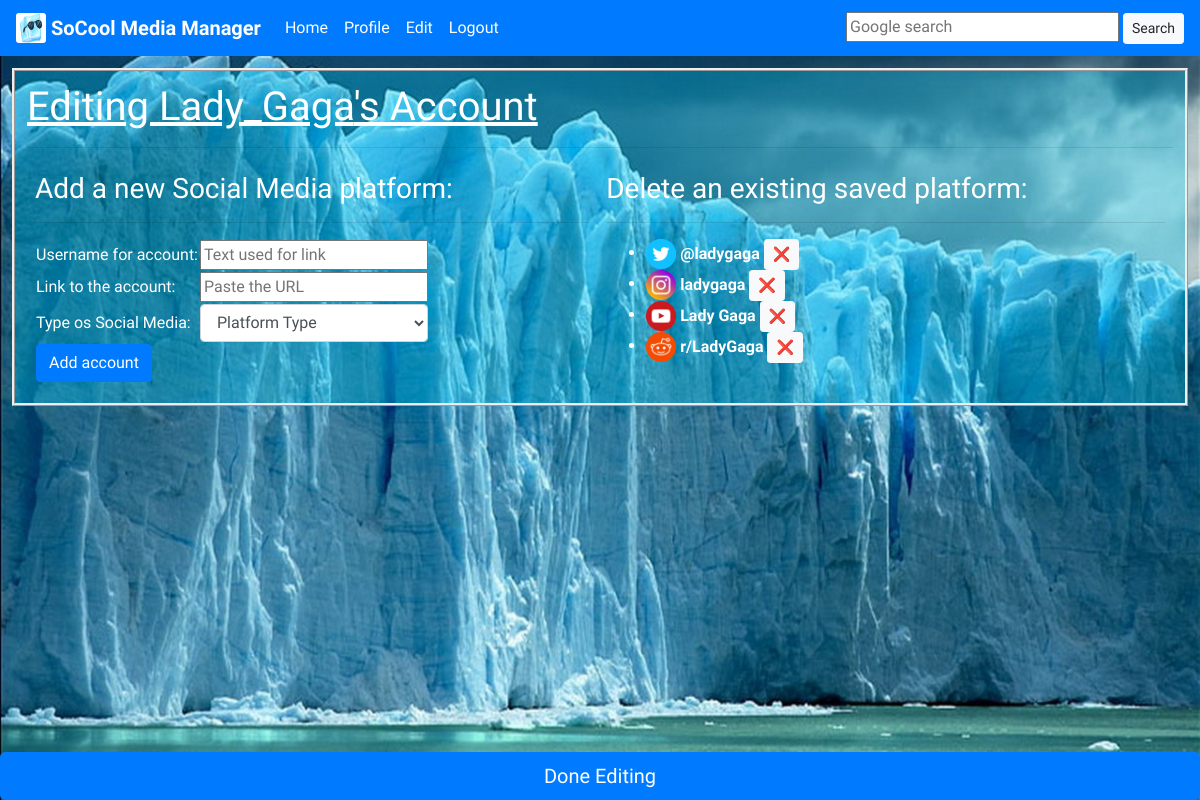
The page /edit/ (signed in) on the database its author committed.
### socoolMediaManager/models.py (models this page shows, shortened)
class Platform(models.Model):
    username = models.CharField(max_length=200)
    link = models.CharField(max_length=500)
    platform_type = models.ForeignKey(PlatformType, on_delete=models.PROTECT)
    user = models.ForeignKey(User, on_delete=models.PROTECT)

class PlatformType(models.Model):
    name = models.CharField(max_length=200)
    icon = models.ImageField()

### socoolMediaManager/views.py (the view)
# urls.py: path('edit/', views.edit, name='edit'),
@login_required
def edit(request):
    platforms = request.user.platform_set.all()
    platform_types = PlatformType.objects.all()
    return render(request, 'socoolMediaManager/edit.html', {'platforms': platforms, 'platform_types': platform_types})

### socoolMediaManager/templates/socoolMediaManager/edit.html (shortened to what this page needs)
{% extends 'socoolMediaManager/base.html' %}
{% block content %}
    <div id="main_div">
        <h1>Editing {{user.username}}'s Account</h1>
        <hr>
        <div class="d-flex align-content-start flex-wrap">
            <div class="p-2 flex-fill bd-highlight">
              <h3>Add a new Social Media platform:</h3>
              <hr>
              <form action="{% url 'socoolMediaManager:addPlatform' %}" method="post">
                  <table>
                      <tr>
                          <td>Username for account:</td>
                          <td><input type="text" name="username_input" placeholder="Text used for link"/></td>
                      </tr>
                      <tr>
                          <td>Link to the account:</td>
                          <td><input type="text" name="link_input" placeholder="Paste the URL"></td>
                      </tr>
                      <tr>
                          <td>
                              Type os Social Media:
                          </td>
                          <td>
                              <select class="form-control" name="platform_type_id">
                                <option value="" selected disabled hidden>Platform Type</option>
                              </select>
                          </td>
                      </tr>
                      <tr>
                          <td><button class="btn btn-primary" type="submit">Add account</button></td>
                      </tr>
                  </table>
              </form>
          </div>
          <div class="p-2 flex-fill bd-highlight">
            <h3>Delete an existing saved platform:</h3>
            <hr>
            <ul>
                {% for platform in platforms %}
                <li>
                    <form action="{% url 'socoolMediaManager:deletePlatform' %}" method="post">
                        <img src="{{platform.platform_type.icon.url}}" height="30px"/>
                        <b><font color="white">{{platform.username}}</font></b>
                        <button class="btn btn-light btn-sm" type="submit">❌</button>
                    </form>
                </li>
                {% endfor %}
            </ul>
          </div>
        </div>
    </div>
    <footer>
        <a class="btn btn-primary btn-lg btn-block" href="{% url 'socoolMediaManager:profile' %}" role="button">Done Editing</a>
    </footer>
{% endblock %}

### socoolMediaManager/static/socoolMediaManager/style.css (style rules this page uses)
body { background: white url("images/background.jpg") no-repeat center center fixed; background-size: cover; font-family: 'Arapey', serif !important; max-width: 100%; overflow-x: hidden; }
#main_div { margin: 1%; padding: 1%; border-style: ridge; color: white; background-color: rgba(0, 213, 255, 0.3); }
h1 { text-decoration: underline !important; color: white; }
footer { position: fixed; bottom: 0; width: 100%; }

### rows shown on the page
Platform: platform_type.icon (picture), username "@ladygaga"
Platform: platform_type.icon (picture), username "ladygaga"
Platform: platform_type.icon (picture), username "Lady Gaga"
Platform: platform_type.icon (picture), username "r/LadyGaga"

### other values the page prints
{{ user.username }} "Lady_Gaga"
